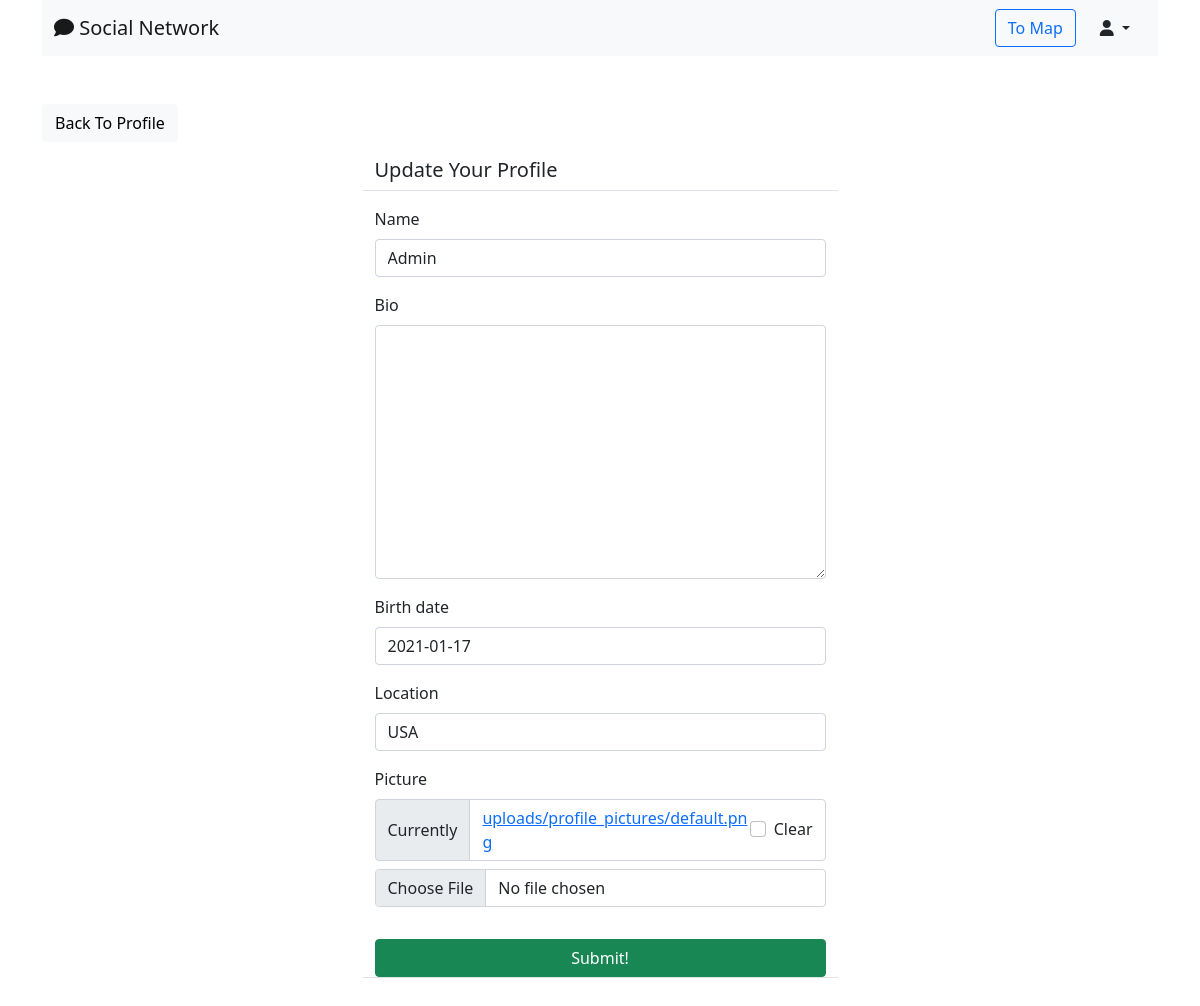
The page /social/profile/edit/1/ (signed in) on the database its author committed.
### social/models.py (models this page shows)
class UserProfile(models.Model):
	user = models.OneToOneField(User, primary_key=True, verbose_name='user', related_name='profile', on_delete=models.CASCADE)
	name = models.CharField(max_length=30, blank=True, null=True)
	bio = models.TextField(max_length=500, blank=True, null=True)
	birth_date=models.DateField(null=True, blank=True)
	location = models.CharField(max_length=100, blank=True, null=True)
	picture = models.ImageField(upload_to='uploads/profile_pictures', default='uploads/profile_pictures/default.png', blank=True)
	followers = models.ManyToManyField(User, blank=True, related_name='followers')

### social/views.py (the view, shortened to what this page needs)
# urls.py: path('profile/edit/<int:pk>/', ProfileEditView.as_view(), name='profile-edit'),
class ProfileEditView(LoginRequiredMixin, UserPassesTestMixin, UpdateView):
    model = UserProfile
    fields = ['name', 'bio', 'birth_date', 'location', 'picture']
    template_name = 'social/profile_edit.html'
    def test_func(self):
        profile = self.get_object()
        return self.request.user == profile.user

### social/templates/social/profile_edit.html (shortened to what this page needs)
{% extends 'landing/base.html' %}
{% load crispy_forms_tags %}
{% block content %}
<div class="container">
    <div class="row mt-5">
        <div class="col-md-5 col-sm-6">
            <a href="{% url 'profile' object.pk %}" class="btn btn-light">Back To Profile</a>
        </div>
    </div>
    <div class="row justify-content-center mt-3">
        <div class="col-md-5 col-sm-12 border-bottom">
            <h5>Update Your Profile</h5>
        </div>
    </div>
    <div class="row justify-content-center mt-3 mb-5">
        <div class="col-md-5 col-sm-12 border-bottom">
            <form method="POST" enctype="multipart/form-data">
                {{ form | crispy }}
                <div class="d-grid gap-2">
                    <button class="btn btn-success mt-3">Submit!</button>
                </div>
            </form>
        </div>
    </div>
</div>
{% endblock content %}

### rows shown on the page
UserProfile: name "Admin", birth_date "2021-01-17", location "USA"
